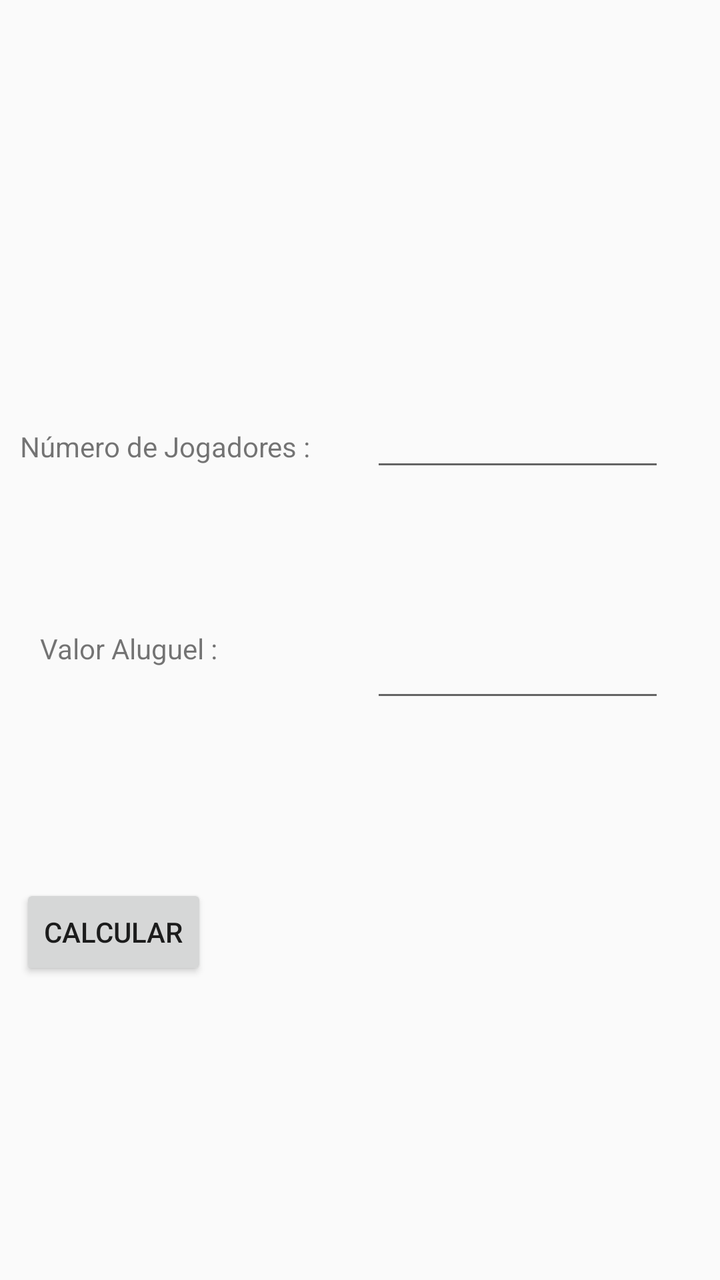
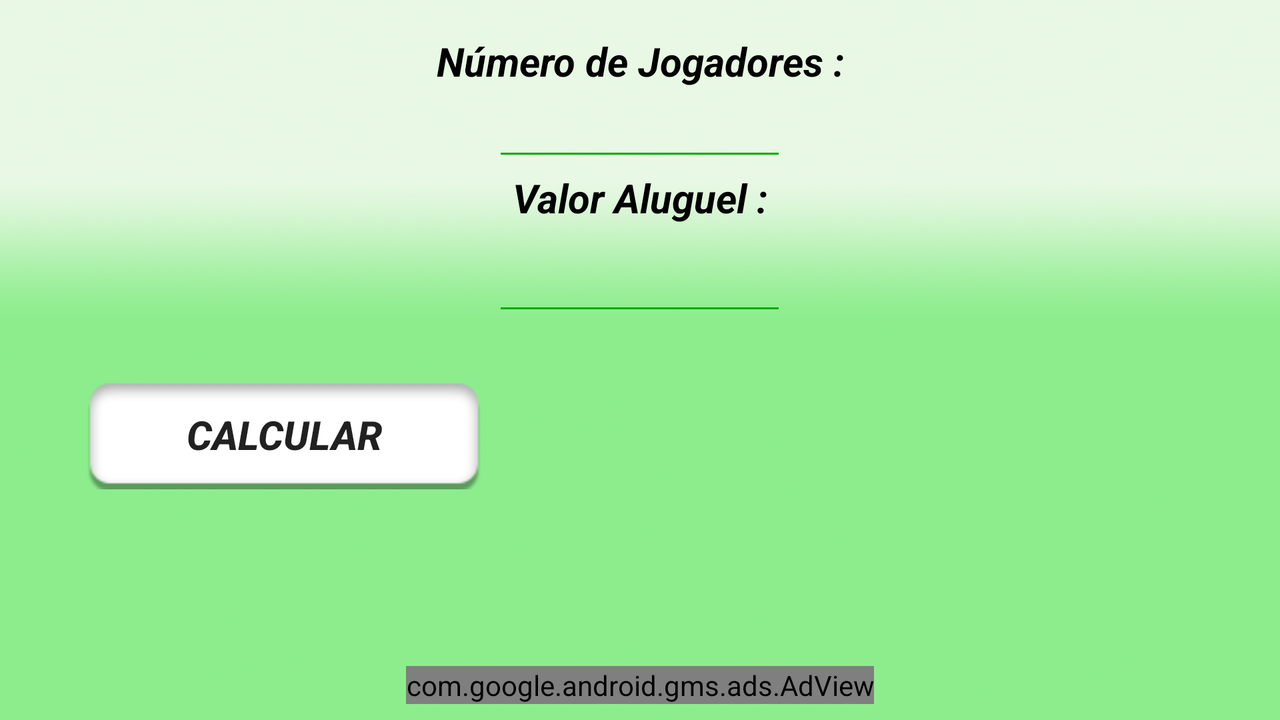

One screen, two layout resources from the same app: the default and the author's alternative for another configuration. Each is rendered where Android would select it; the XML of both is given below.
<!-- AndroidManifest.xml: application theme AppTheme -->
<!-- res/layout/activity_divisaotime.xml -->
<?xml version="1.0" encoding="utf-8"?>
<LinearLayout xmlns:android="http://schemas.android.com/apk/res/android"
    android:orientation="vertical" android:layout_width="match_parent"
    android:layout_height="match_parent"
    android:weightSum="1">

    <RelativeLayout
        android:layout_width="match_parent"
        android:layout_height="match_parent">

        <Button
            android:id="@+id/button4"
            android:layout_width="wrap_content"
            android:layout_height="wrap_content"
            android:layout_alignParentBottom="true"
            android:layout_alignStart="@+id/textView3"
            android:layout_marginBottom="150dp"
            android:onClick="divd"
            android:text="Calcular" />

        <EditText
            android:id="@+id/editValalug"
            android:layout_width="wrap_content"
            android:layout_height="wrap_content"
            android:layout_marginBottom="86dp"
            android:ems="7"
            android:inputType="numberDecimal"
            android:layout_above="@+id/button4"
            android:layout_alignStart="@+id/editNumjog" />

        <EditText
            android:id="@+id/editNumjog"
            android:layout_width="wrap_content"
            android:layout_height="wrap_content"
            android:layout_above="@+id/editValalug"
            android:layout_marginBottom="74dp"
            android:layout_marginStart="30dp"
            android:layout_toEndOf="@+id/textView3"
            android:ems="7"
            android:inputType="numberSigned" />

        <TextView
            android:id="@+id/textView3"
            android:layout_width="wrap_content"
            android:layout_height="wrap_content"
            android:layout_alignBaseline="@+id/editNumjog"
            android:layout_alignBottom="@+id/editNumjog"
            android:layout_alignParentStart="true"
            android:layout_marginStart="10dp"
            android:text="Número de Jogadores :" />

        <TextView
            android:id="@+id/textView4"
            android:layout_width="wrap_content"
            android:layout_height="wrap_content"
            android:layout_alignStart="@+id/textView3"
            android:layout_alignTop="@+id/editValalug"
            android:layout_marginStart="10dp"
            android:text="Valor Aluguel :" />

        <TextView
            android:id="@+id/textTotal"
            android:layout_width="wrap_content"
            android:layout_height="wrap_content"
            android:layout_alignBottom="@+id/button4"
            android:layout_alignStart="@+id/editValalug"
            android:layout_marginBottom="12dp"
            android:layout_marginStart="27dp" />

    </RelativeLayout>
</LinearLayout>
<!-- resources referenced by this layout -->
<resources>
  <style name="AppTheme" parent="Theme.AppCompat.Light.DarkActionBar">
          
          <item name="colorPrimary">#3CB371</item>
          <item name="colorPrimaryDark">#3CB371</item>
          <item name="colorAccent">@color/colorAccent</item>
      </style>
</resources>
<!-- res/layout-land/activity_divisaotime.xml (the author's variant of the layout above) -->
<!-- drawn on the phone turned sideways -->
<?xml version="1.0" encoding="utf-8"?>
<LinearLayout xmlns:android="http://schemas.android.com/apk/res/android"
    android:orientation="vertical" android:layout_width="match_parent"
    android:layout_height="match_parent"
    android:weightSum="1"
    android:background="@drawable/fundopagina"
    >


    <RelativeLayout
        android:layout_width="match_parent"
        android:layout_height="match_parent">

        <Button
            android:id="@+id/button4"
            android:layout_width="wrap_content"
            android:layout_height="wrap_content"
            android:layout_alignParentStart="true"
            android:layout_below="@+id/editValalug"
            android:layout_marginStart="42dp"
            android:layout_marginTop="27dp"
            android:background="@drawable/btn_selector"
            android:onClick="divd"
            android:text="Calcular"
            android:textAlignment="center"
            android:textSize="20sp"
            android:textStyle="bold|italic" />

        <EditText
            android:id="@+id/editNumjog"
            android:layout_width="wrap_content"
            android:layout_height="wrap_content"
            android:layout_alignStart="@+id/editValalug"
            android:layout_below="@+id/numJog"
            android:ems="7"
            android:inputType="numberDecimal"
            android:theme="@style/MyEditTextTheme"/>

        <EditText
            android:id="@+id/editValalug"
            android:layout_width="wrap_content"
            android:layout_height="wrap_content"
            android:layout_alignTop="@+id/valAlug"
            android:layout_centerHorizontal="true"
            android:layout_marginTop="36dp"
            android:ems="7"
            android:inputType="numberSigned"
            android:theme="@style/MyEditTextTheme"/>

        <TextView
            android:id="@+id/numJog"
            android:layout_width="match_parent"
            android:layout_height="wrap_content"
            android:layout_alignParentStart="true"
            android:layout_alignParentTop="true"
            android:layout_marginTop="17dp"
            android:text="Número de Jogadores :"
            android:textAlignment="center"
            android:textColor="@android:color/black"
            android:textSize="20sp"
            android:textStyle="bold|italic" />

        <TextView
            android:id="@+id/valAlug"
            android:layout_width="match_parent"
            android:layout_height="wrap_content"
            android:layout_alignParentStart="true"
            android:layout_below="@+id/editNumjog"
            android:text="Valor Aluguel :"
            android:textAlignment="center"
            android:textColor="@android:color/black"
            android:textSize="20sp"
            android:textStyle="bold|italic" />

        <TextView
            android:id="@+id/textTotal"
            android:layout_width="match_parent"
            android:layout_height="wrap_content"
            android:layout_alignTop="@+id/button4"
            android:layout_marginStart="31dp"
            android:layout_toEndOf="@+id/button4"
            android:textAlignment="center"
            android:textColor="@android:color/background_light"
            android:textSize="40sp"
            android:textStyle="italic" />

        <com.google.android.gms.ads.AdView xmlns:ads="http://schemas.android.com/apk/res-auto"
            android:id="@+id/adView"
            android:layout_width="wrap_content"
            android:layout_height="wrap_content"
            android:layout_alignParentBottom="true"
            android:layout_centerHorizontal="true"
            android:layout_marginBottom="8dp"
            android:layout_marginEnd="8dp"
            android:layout_marginStart="8dp"
            ads:adSize="BANNER"
            ads:adUnitId="@string/banner_test"
            ads:layout_constraintBottom_toBottomOf="parent"
            ads:layout_constraintEnd_toEndOf="parent"
            ads:layout_constraintStart_toStartOf="parent"
            ads:layout_constraintTop_toBottomOf="@+id/btnFim"></com.google.android.gms.ads.AdView>
    </RelativeLayout>
</LinearLayout>
<!-- resources referenced by the variant -->
<!-- as the phone turned sideways resolves them -->
<resources>
  <!-- drawable btn_selector (drawable) -->
  <?xml version="1.0" encoding="utf-8"?>
  <selector xmlns:android="http://schemas.android.com/apk/res/android">
      
      <item android:drawable="@drawable/botaopressionado" android:state_pressed="true"/>
  
      
      <item android:drawable="@drawable/botaoteste"/>
  </selector>
  <!-- drawable fundopagina: png bitmap (drawable, 166751 bytes) -->
  <string name="banner_test">ca-app-pub-5400461494591224/5384005116</string>
  <style name="MyEditTextTheme">
          <item name="colorControlNormal">#00AA00</item>
          <item name="colorControlActivated">#000000</item>
          <item name="colorControlHighlight">#000000</item>
      </style>
  <style name="AppTheme" parent="Theme.AppCompat.Light.DarkActionBar">
          
          <item name="colorPrimary">#3CB371</item>
          <item name="colorPrimaryDark">#3CB371</item>
          <item name="colorAccent">@color/colorAccent</item>
      </style>
  <!-- drawable botaopressionado: png bitmap (drawable, 16936 bytes) -->
  <!-- drawable botaoteste: png bitmap (drawable, 17034 bytes) -->
</resources>
